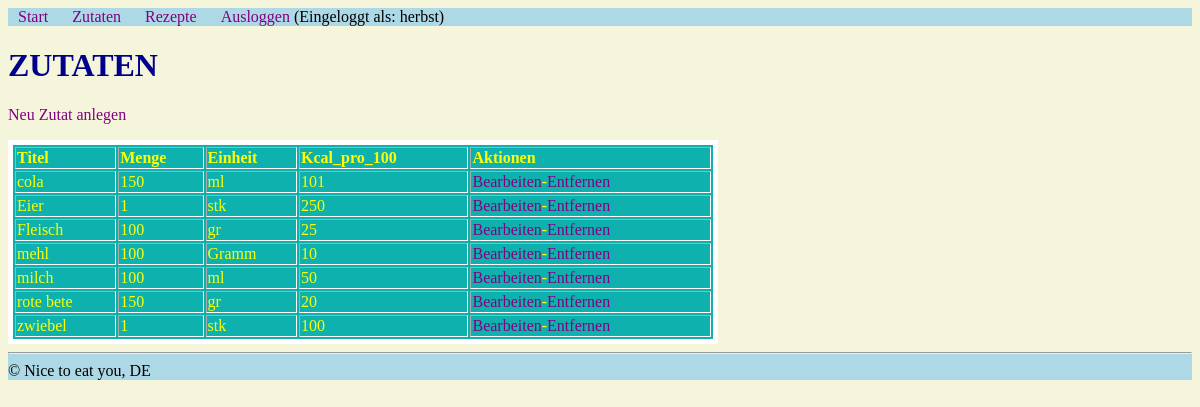
Screenshot of /admin/zutaten_liste.php (signed in) with the database file from the repository.
### tables this page shows
CREATE TABLE `zutaten` (
  `id` int(10) UNSIGNED NOT NULL,
  `titel` varchar(50) NOT NULL,
  `Menge` float DEFAULT NULL,
  `einheit` varchar(50) DEFAULT NULL,
  `kcal_pro_100` int(11) DEFAULT NULL
);

### admin/funktionen.php (called while the page is built, shortened)
<?php
$db = mysqli_connect("localhost", "root", "", "php2");
mysqli_set_charset($db, "utf8");
function query ($sql_befehl) {
    global $db;
    $result = mysqli_query($db, $sql_befehl) or die(mysqli_error($db) . "<br/>" . $sql_befehl);
    return $result;
}

### admin/zutaten_liste.php (the view, shortened to what this page needs)
<?php
include "funktionen.php";
include "kopf.php";
?>
<h1>ZUTATEN</h1>
<p><a href="zutaten_neu.php">Neu Zutat anlegen </a> </p>
<?php
   $result = query("SELECT * FROM zutaten ORDER BY titel ASC");
echo "<table border='1'>";
   echo "<thread>";
      echo "<tr>";
          echo "<th>Titel</th>";
          echo "<th>Menge</th>";
          echo "<th>Einheit</th>";
          echo "<th>Kcal_pro_100</th>";
          echo "<th>Aktionen</th>";
      echo "</tr>";
   echo "</thread>";
   echo "<tbody>";
   while ($row = mysqli_fetch_assoc($result)) {
    echo "<tr>";
         echo "<td>" . $row["titel"] . "</td>";
         echo "<td>" . $row["Menge"] . "</td>";
         echo "<td>" . $row["einheit"] . "</td>";
         echo "<td>" . $row["kcal_pro_100"] . "</td>";
         echo "<td>"
          . "<a href='zutaten_bearbeiten.php?id={$row["id"]}'>Bearbeiten</a>-"
          . "<a href='zutaten_entfernen.php?id={$row["id"]}'>Entfernen</a>" . "</td>";
    echo "</tr>";
   }
    echo "</tbody>";
  echo "</table>";
?>
<?php
include "fuss.php";
?>

### admin/kopf.php (style rules this page uses)
body { background-color: beige; }
a { text-decoration: none; color: purple; }
table { border: 5px solid white; background-color:rgb(15 177 175) ; width: 60%; text-align: left; color: yellow; }
h1 { color: darkblue; }

### rows the page displays
zutaten: titel "cola", Menge "150", einheit "ml", kcal_pro_100 "101"
zutaten: titel "Eier", Menge "1", einheit "stk", kcal_pro_100 "250"
zutaten: titel "Fleisch", Menge "100", einheit "gr", kcal_pro_100 "25"
zutaten: titel "mehl", Menge "100", einheit "Gramm", kcal_pro_100 "10"
zutaten: titel "milch", Menge "100", einheit "ml", kcal_pro_100 "50"
zutaten: titel "rote bete", Menge "150", einheit "gr", kcal_pro_100 "20"
zutaten: titel "zwiebel", Menge "1", einheit "stk", kcal_pro_100 "100"

### other values shown
$_SESSION["benutzername"] "herbst"
